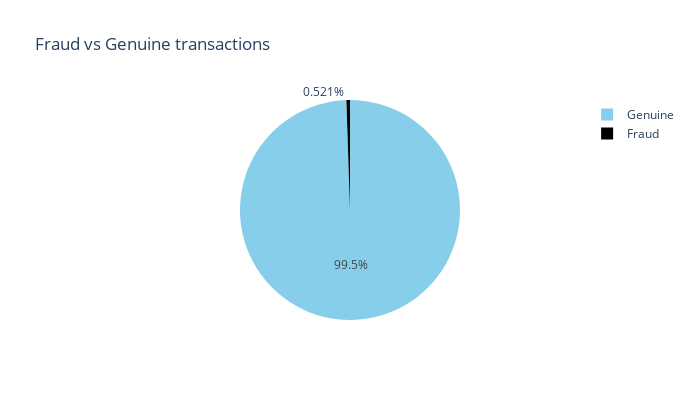

Notebook code cell kept with this figure:
### Code cell
# Labeling the data in genuine and fraudulent transactions, this way it is easier to observe that the data is unbalanced.
labels=["Genuine", "Fraud"]
fraud_or_not = df_train['is_fraud'].value_counts().tolist()
values = [fraud_or_not[0], fraud_or_not[1]]
# Plotting the values.
fig = px.pie(values = df_train['is_fraud'].value_counts(), names = labels , width = 700, height = 400, color_discrete_sequence = ["skyblue", "black"]
             ,title = "Fraud vs Genuine transactions")
fig.show()

### Figure 1 — Plotly figure (JSON) as saved in the notebook; plotly's stock layout.template omitted (floating-point values rounded to 4 significant figures)
{"data": [{"domain": {"x": [0, 1], "y": [0, 1]}, "hovertemplate": "label=%{label}<br>value=%{value}<extra></extra>", "labels": ["Genuine", "Fraud"], "legendgroup": "", "name": "", "showlegend": true, "type": "pie", "values": [1474189, 7726]}], "layout": {"height": 400, "legend": {"tracegroupgap": 0}, "piecolorway": ["skyblue", "black"], "title": {"text": "Fraud vs Genuine transactions"}, "width": 700}}
